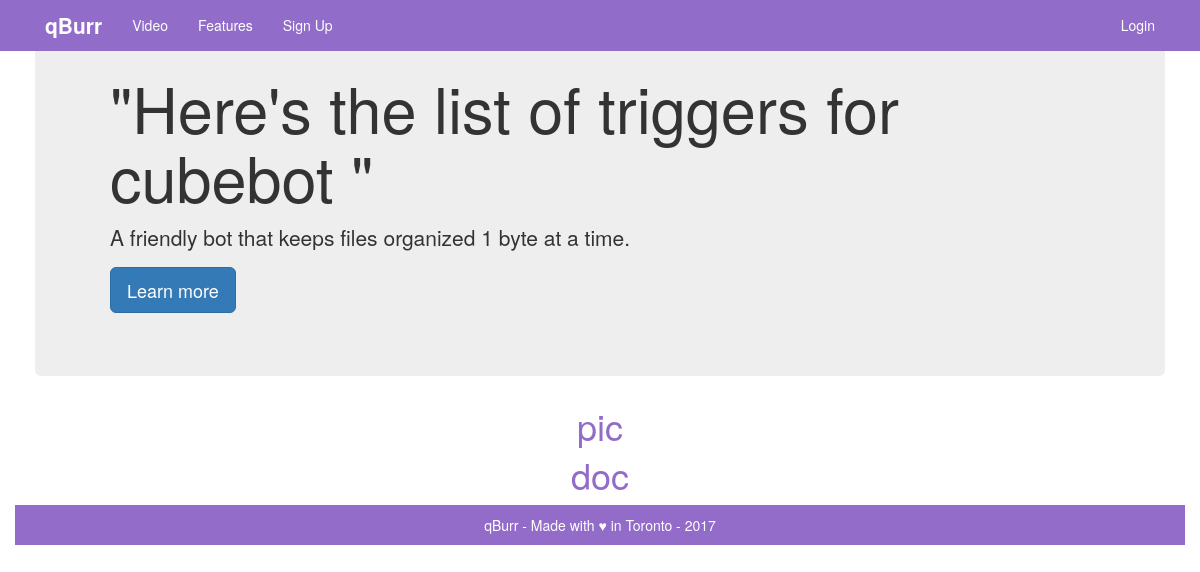
Before: /triggers with the older database file.
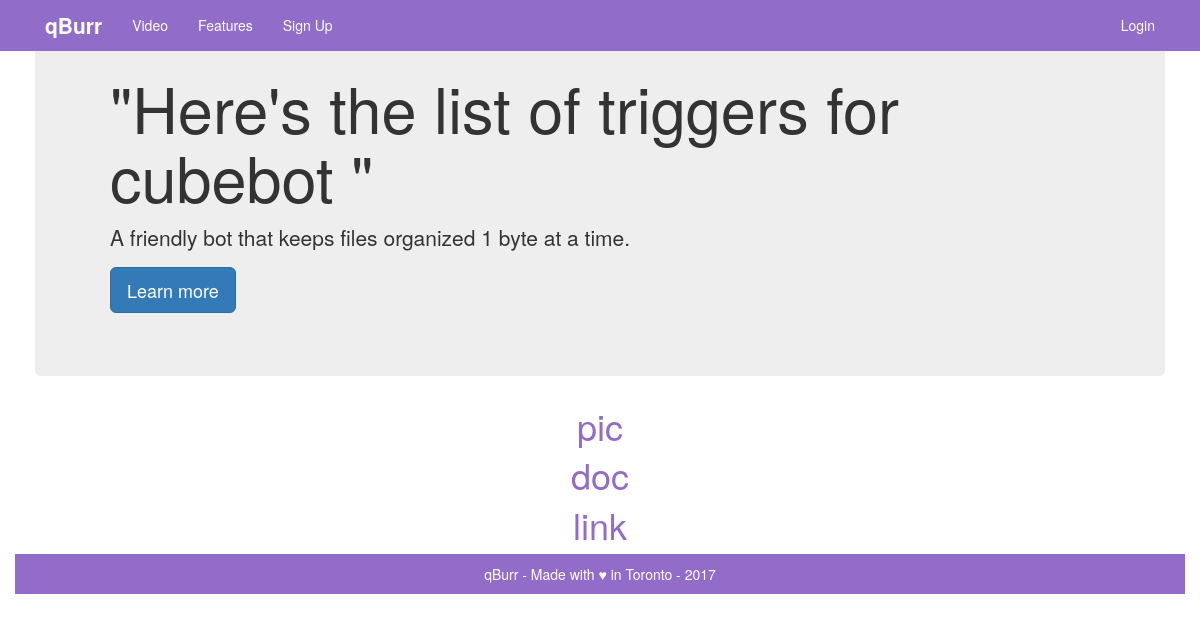
After: the same page with the newer database file.
### cubebot_site/model.py (models this page shows, shortened)
class TriggerModel(db.Model):
    __tablename__ = 'triggers'
    id = db.Column(db.Integer, primary_key=True)
    name = db.Column(db.String(80))
    category = db.Column(db.String(80))

### cubebot_site/views.py (the view)
@app.route('/triggers') # cubebot triggers webview
def triggers():
	triggerNames = db.session.query(TriggerModel.name).all()
	triggerWords = [', '.join(map(str, x)) for x in triggerNames]
	return render_template("/triggers.html", context=triggerWords)

### cubebot_site/templates/triggers.html
{% extends "base.html" %}
{%block content%}
<div class="page">
  <div class="jumbotron">
      <div class="container">
      <h1> "Here's the list of triggers for cubebot "</h1>
        <p>A friendly bot that keeps files organized 1 byte at a time.</p>
        <p><a class="btn btn-primary btn-lg" href="#" role="button">Learn more</a></p>
    </div>
  </div>
  <div class="kali">
    <h1>
      {% for i in context %}
      <p>{{ i }}</p>
      {% endfor %}
    </h1>
  </div>
</div>
{% endblock %}

Changed rows visible on the page:
added TriggerModel: name "link"
